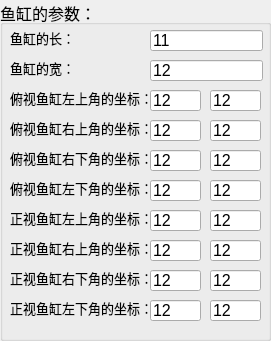
    <widget class="QGroupBox" name="groupBox_6">
     <property name="geometry">
      <rect>
       <x>20</x>
       <y>370</y>
       <width>271</width>
       <height>341</height>
      </rect>
     </property>
     <property name="font">
      <font>
       <pointsize>12</pointsize>
      </font>
     </property>
     <property name="title">
      <string>鱼缸的参数：</string>
     </property>
     <property name="checkable">
      <bool>false</bool>
     </property>
     <property name="checked">
      <bool>false</bool>
     </property>
     <widget class="QLineEdit" name="lineEdit_22">
      <property name="geometry">
       <rect>
        <x>150</x>
        <y>30</y>
        <width>113</width>
        <height>21</height>
       </rect>
      </property>
      <property name="text">
       <string>11</string>
      </property>
     </widget>
     <widget class="QLabel" name="label_22">
      <property name="geometry">
       <rect>
        <x>10</x>
        <y>30</y>
        <width>101</width>
        <height>16</height>
       </rect>
      </property>
      <property name="font">
       <font>
        <pointsize>10</pointsize>
       </font>
      </property>
      <property name="text">
       <string>鱼缸的长：</string>
      </property>
     </widget>
     <widget class="QLineEdit" name="lineEdit_23">
      <property name="geometry">
       <rect>
        <x>150</x>
        <y>60</y>
        <width>113</width>
        <height>21</height>
       </rect>
      </property>
      <property name="text">
       <string>12</string>
      </property>
     </widget>
     <widget class="QLabel" name="label_23">
      <property name="geometry">
       <rect>
        <x>10</x>
        <y>60</y>
        <width>101</width>
        <height>16</height>
       </rect>
      </property>
      <property name="font">
       <font>
        <pointsize>10</pointsize>
       </font>
      </property>
      <property name="text">
       <string>鱼缸的宽：</string>
      </property>
     </widget>
     <widget class="QLineEdit" name="lineEdit_42">
      <property name="geometry">
       <rect>
        <x>150</x>
        <y>90</y>
        <width>51</width>
        <height>21</height>
       </rect>
      </property>
      <property name="text">
       <string>12</string>
      </property>
     </widget>
     <widget class="QLabel" name="label_42">
      <property name="geometry">
       <rect>
        <x>10</x>
        <y>90</y>
        <width>151</width>
        <height>16</height>
       </rect>
      </property>
      <property name="font">
       <font>
        <pointsize>10</pointsize>
       </font>
      </property>
      <property name="text">
       <string>俯视鱼缸左上角的坐标：</string>
      </property>
     </widget>
     <widget class="QLabel" name="label_43">
      <property name="geometry">
       <rect>
        <x>10</x>
        <y>120</y>
        <width>141</width>
        <height>16</height>
       </rect>
      </property>
      <property name="font">
       <font>
        <pointsize>10</pointsize>
       </font>
      </property>
      <property name="text">
       <string>俯视鱼缸右上角的坐标：</string>
      </property>
     </widget>
     <widget class="QLabel" name="label_44">
      <property name="geometry">
       <rect>
        <x>10</x>
        <y>150</y>
        <width>141</width>
        <height>16</height>
       </rect>
      </property>
      <property name="font">
       <font>
        <pointsize>10</pointsize>
       </font>
      </property>
      <property name="text">
       <string>俯视鱼缸右下角的坐标：</string>
      </property>
     </widget>
     <widget class="QLabel" name="label_45">
      <property name="geometry">
       <rect>
        <x>10</x>
        <y>180</y>
        <width>141</width>
        <height>16</height>
       </rect>
      </property>
      <property name="font">
       <font>
        <pointsize>10</pointsize>
       </font>
      </property>
      <property name="text">
       <string>俯视鱼缸左下角的坐标：</string>
      </property>
     </widget>
     <widget class="QLabel" name="label_46">
      <property name="geometry">
       <rect>
        <x>10</x>
        <y>210</y>
        <width>141</width>
        <height>16</height>
       </rect>
      </property>
      <property name="font">
       <font>
        <pointsize>10</pointsize>
       </font>
      </property>
      <property name="text">
       <string>正视鱼缸左上角的坐标：</string>
      </property>
     </widget>
     <widget class="QLineEdit" name="lineEdit_47">
      <property name="geometry">
       <rect>
        <x>210</x>
        <y>90</y>
        <width>51</width>
        <height>21</height>
       </rect>
      </property>
      <property name="text">
       <string>12</string>
      </property>
     </widget>
     <widget class="QLineEdit" name="lineEdit_48">
      <property name="geometry">
       <rect>
        <x>210</x>
        <y>120</y>
        <width>51</width>
        <height>21</height>
       </rect>
      </property>
      <property name="text">
       <string>12</string>
      </property>
     </widget>
     <widget class="QLineEdit" name="lineEdit_43">
      <property name="geometry">
       <rect>
        <x>150</x>
        <y>120</y>
        <width>51</width>
        <height>21</height>
       </rect>
      </property>
      <property name="text">
       <string>12</string>
      </property>
     </widget>
     <widget class="QLineEdit" name="lineEdit_44">
      <property name="geometry">
       <rect>
        <x>150</x>
        <y>150</y>
        <width>51</width>
        <height>21</height>
       </rect>
      </property>
      <property name="text">
       <string>12</string>
      </property>
     </widget>
     <widget class="QLineEdit" name="lineEdit_49">
      <property name="geometry">
       <rect>
        <x>210</x>
        <y>150</y>
        <width>51</width>
        <height>21</height>
       </rect>
      </property>
      <property name="text">
       <string>12</string>
      </property>
     </widget>
     <widget class="QLineEdit" name="lineEdit_45">
      <property name="geometry">
       <rect>
        <x>150</x>
        <y>180</y>
        <width>51</width>
        <height>21</height>
       </rect>
      </property>
      <property name="text">
       <string>12</string>
      </property>
     </widget>
     <widget class="QLineEdit" name="lineEdit_50">
      <property name="geometry">
       <rect>
        <x>210</x>
        <y>180</y>
        <width>51</width>
        <height>21</height>
       </rect>
      </property>
      <property name="text">
       <string>12</string>
      </property>
     </widget>
     <widget class="QLineEdit" name="lineEdit_46">
      <property name="geometry">
       <rect>
        <x>150</x>
        <y>210</y>
        <width>51</width>
        <height>21</height>
       </rect>
      </property>
      <property name="text">
       <string>12</string>
      </property>
     </widget>
     <widget class="QLineEdit" name="lineEdit_51">
      <property name="geometry">
       <rect>
        <x>210</x>
        <y>210</y>
        <width>51</width>
        <height>21</height>
       </rect>
      </property>
      <property name="text">
       <string>12</string>
      </property>
     </widget>
     <widget class="QLineEdit" name="lineEdit_52">
      <property name="geometry">
       <rect>
        <x>150</x>
        <y>240</y>
        <width>51</width>
        <height>21</height>
       </rect>
      </property>
      <property name="text">
       <string>12</string>
      </property>
     </widget>
     <widget class="QLineEdit" name="lineEdit_53">
      <property name="geometry">
       <rect>
        <x>210</x>
        <y>240</y>
        <width>51</width>
        <height>21</height>
       </rect>
      </property>
      <property name="text">
       <string>12</string>
      </property>
     </widget>
     <widget class="QLineEdit" name="lineEdit_54">
      <property name="geometry">
       <rect>
        <x>150</x>
        <y>270</y>
        <width>51</width>
        <height>21</height>
       </rect>
      </property>
      <property name="text">
       <string>12</string>
      </property>
     </widget>
     <widget class="QLineEdit" name="lineEdit_55">
      <property name="geometry">
       <rect>
        <x>210</x>
        <y>270</y>
        <width>51</width>
        <height>21</height>
       </rect>
      </property>
      <property name="text">
       <string>12</string>
      </property>
     </widget>
     <widget class="QLineEdit" name="lineEdit_56">
      <property name="geometry">
       <rect>
        <x>210</x>
        <y>300</y>
        <width>51</width>
        <height>21</height>
       </rect>
      </property>
      <property name="text">
       <string>12</string>
      </property>
     </widget>
     <widget class="QLineEdit" name="lineEdit_57">
      <property name="geometry">
       <rect>
        <x>150</x>
        <y>300</y>
        <width>51</width>
        <height>21</height>
       </rect>
      </property>
      <property name="text">
       <string>12</string>
      </property>
     </widget>
     <widget class="QLabel" name="label_47">
      <property name="geometry">
       <rect>
        <x>10</x>
        <y>270</y>
        <width>141</width>
        <height>16</height>
       </rect>
      </property>
      <property name="font">
       <font>
        <pointsize>10</pointsize>
       </font>
      </property>
      <property name="text">
       <string>正视鱼缸右下角的坐标：</string>
      </property>
     </widget>
     <widget class="QLabel" name="label_48">
      <property name="geometry">
       <rect>
        <x>10</x>
        <y>240</y>
        <width>141</width>
        <height>16</height>
       </rect>
      </property>
      <property name="font">
       <font>
        <pointsize>10</pointsize>
       </font>
      </property>
      <property name="text">
       <string>正视鱼缸右上角的坐标：</string>
      </property>
     </widget>
     <widget class="QLabel" name="label_49">
      <property name="geometry">
       <rect>
        <x>10</x>
        <y>300</y>
        <width>141</width>
        <height>16</height>
       </rect>
      </property>
      <property name="font">
       <font>
        <pointsize>10</pointsize>
       </font>
      </property>
      <property name="text">
       <string>正视鱼缸左下角的坐标：</string>
      </property>
     </widget>
    </widget>
